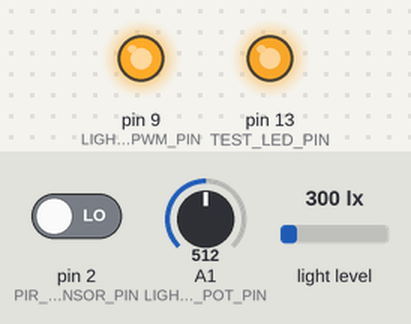
A sketch run on a simulated Arduino Uno, built with avr-gcc and run on an emulated ATmega328P. Shown: output pins drawn as LEDs (lit = HIGH). Inputs (shaded band) come from the test bench; at power-on: light level 300 lx, pin 2 (PIR_SENSOR_PIN) LOW, A1 (LIGHT_THRESHOLD_POT_PIN) = 512. What the sketch prints to the serial monitor is not drawn.

Above: at 1.2 s.
1.3 s: light level set to 977 lx
At 2.8 s:
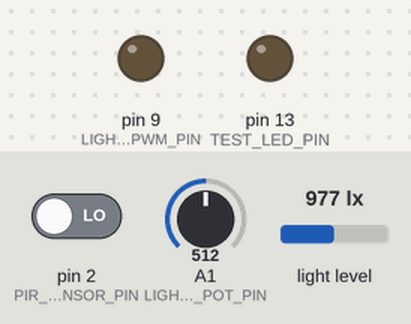
4.3 s: light level set to 1030 lx
7.3 s: pin 2 (PIR_SENSOR_PIN) driven HIGH
10.3 s: A1 (LIGHT_THRESHOLD_POT_PIN) set to 1023
13.3 s: A1 (LIGHT_THRESHOLD_POT_PIN) set to 900
16.3 s: light level set to 40 lx
At 60.16 s:
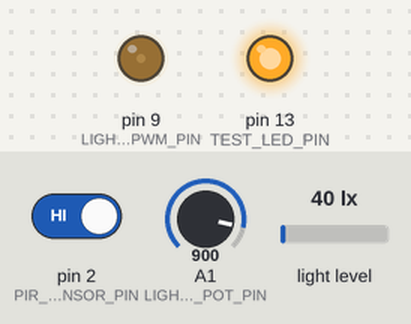
Timing chart, 0 to 62.1 s (numbered marks = the images above; inputs shaded):
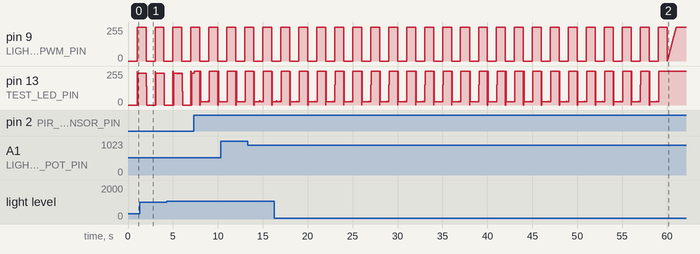

The sketch:

light-control.ino
```cpp
#include <Wire.h>
#include <BH1750.h>

// Types:
enum LightControlState
{
  LIGHT_OFF = 0,
  LIGHT_ON = 1,
  LIGHT_TURNING_ON = 2,
  LIGHT_TURNING_OFF = 3
};

// Global constants:
const unsigned int LIGHT_FADE_TIME_MS = 1000;                 // How fast the light is turning on or off
const unsigned long LIGHT_TURN_OFF_DELAY_MS = 60000;          // Light will turn of after <val> ms in case no movement was detected
const unsigned long PIR_SENSOR_STABILIZE_DURATION_MS = 60000; // PIR sensor needs around 1 minute to calibrate. https://learn.adafruit.com/pir-passive-infrared-proximity-motion-sensor/testing-a-pir
const int LIGHT_THRESHOLD_POT_PIN = A1;                       // Input for potentiometer - light turn on threshold in lx. If measured light is lower then this threshold and movement detected, will turn on the light
const int TEST_LED_PIN = LED_BUILTIN;                         // Output for the built in led
const int PIR_SENSOR_PIN = 2;                                 // D2 - Input from the PIR sensor
const int LIGHTING_CONTROL_PWM_PIN = 9;                       // D9 - Light PWM output pin

// Globals:
int lightThreshold = -1;  // light threshold limit in lx
BH1750 lightMeter;
LightControlState lightState = LIGHT_OFF;
unsigned long lastStateChange_ms = 0;
unsigned long lastMovement_ms = 0;
int movement;
uint16_t lightLevelReading;


// The setup function runs once when you press reset or power the board
void setup()
{
  pinMode(TEST_LED_PIN, OUTPUT);
  pinMode(LIGHTING_CONTROL_PWM_PIN, OUTPUT);
  pinMode(LIGHT_THRESHOLD_POT_PIN, INPUT);
  pinMode(PIR_SENSOR_PIN, INPUT);
  lightMeter.begin();
  Serial.begin(115200);
}

int updateMovingAverage(int& movingAverage, int newValue, int window = 5)
{
  if(movingAverage < 0) // First value
  {
    movingAverage = newValue;
  }
  else
  {
    movingAverage = (movingAverage * (window-1) + newValue) / window;
  }
  return movingAverage;
}

int normalizeADCValue(int rawValue)
{
  // ADC on 10 bits => range from 0 to 1023
  // Returns value between 0 and 100
  return (rawValue * 10) / 102;
}

void doLightControl(unsigned long now_ms)
{
  Serial.print ("| DoLightControl ");
  if(movement == HIGH)
  {
    lastMovement_ms = now_ms;
    if(lightThreshold > lightLevelReading)
    {
      if(lightState == LIGHT_OFF)
      {
        Serial.print("| Turning lights ON");
        lightState = LIGHT_TURNING_ON;
        lastStateChange_ms = now_ms;
      }
      else if(lightState == LIGHT_TURNING_OFF)
      {
        Serial.print("| Turning lights back on");
        lightState = LIGHT_TURNING_ON;
      }
    }
  }

  if(lightState == LIGHT_ON &&
     now_ms > LIGHT_TURN_OFF_DELAY_MS &&
     now_ms - lastMovement_ms > LIGHT_TURN_OFF_DELAY_MS)
  {
    Serial.print("| Turning lights off");
    lightState = LIGHT_TURNING_OFF;
    lastStateChange_ms = now_ms;
  }


  if (lightState == LIGHT_TURNING_ON)
  {
    if(now_ms - lastStateChange_ms >= LIGHT_FADE_TIME_MS)
    {
      lightState = LIGHT_ON;
      lastStateChange_ms = now_ms;
    }
    else
    {
      int lightIntensity = (255 * (now_ms - lastStateChange_ms)) / LIGHT_FADE_TIME_MS; // 255 = ON, 0 = OFF
      analogWrite(LIGHTING_CONTROL_PWM_PIN, lightIntensity);
    }
  }
  else if (lightState == LIGHT_TURNING_OFF)
  {
    if(now_ms - lastStateChange_ms >= LIGHT_FADE_TIME_MS)
    {
      lightState = LIGHT_OFF;
      lastStateChange_ms = now_ms;
    }
    else
    {
      int lightIntensity = 255 - (255 * (now_ms - lastStateChange_ms)) / LIGHT_FADE_TIME_MS; // 255 = ON, 0 = OFF
      analogWrite(LIGHTING_CONTROL_PWM_PIN, lightIntensity);
    }
  }

  if (lightState == LIGHT_OFF)
  {
    analogWrite(LIGHTING_CONTROL_PWM_PIN, 0);
  }
  else if (lightState == LIGHT_ON)
  {
    analogWrite(LIGHTING_CONTROL_PWM_PIN, 255);
  }
}

// the loop function runs over and over again forever
void loop() {
  int lightThresholdReading = normalizeADCValue(analogRead(LIGHT_THRESHOLD_POT_PIN));
  updateMovingAverage(lightThreshold, lightThresholdReading);
  movement = digitalRead(PIR_SENSOR_PIN);
  lightLevelReading = lightMeter.readLightLevel();

  Serial.print(" LghtT=");
  Serial.print(lightThreshold);
  Serial.print(" lx | RawLghtT=");
  Serial.print(lightThresholdReading);
  Serial.print(" | LghtR=");
  Serial.print(lightLevelReading);
  Serial.print(" lx");

  if(movement == HIGH)
  {
    Serial.print(" | MV");
    digitalWrite(TEST_LED_PIN, HIGH);
  }
  else
  {
    digitalWrite(TEST_LED_PIN, LOW);
  }

  unsigned long now_ms = millis();

  Serial.print(" | TimeFromLastChange=");
  Serial.print(now_ms - lastStateChange_ms);
  Serial.print(" | LightState=");
  Serial.print(lightState);
  // PIR sensor might report false positives while stabilizing => do control lights using PIR only after warmup
  if(now_ms < PIR_SENSOR_STABILIZE_DURATION_MS)
  {
    // During PIR warmup, blink the lights at 1Hz
    if(now_ms / 1000 % 2 == 0)
    {
      analogWrite(LIGHTING_CONTROL_PWM_PIN, 0);
      digitalWrite(TEST_LED_PIN, 0);

    }
    else
    {
       analogWrite(LIGHTING_CONTROL_PWM_PIN, 255);
       digitalWrite(TEST_LED_PIN, 1);
    }
  }
  else
  {
    doLightControl(now_ms);
  }

  Serial.println("");
  delay(10);
}
```

Measured:
- by itself, pin 9 (LIGHTING_CONTROL_PWM_PIN): ramps from 0/255 to 255/255 and jumps back, once every 2.0 s
